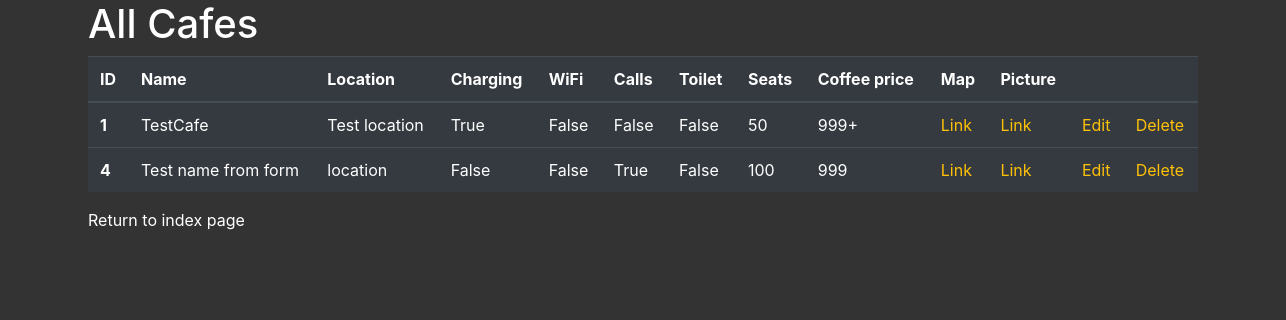
Before: /cafes/all_cafes with the older database file.
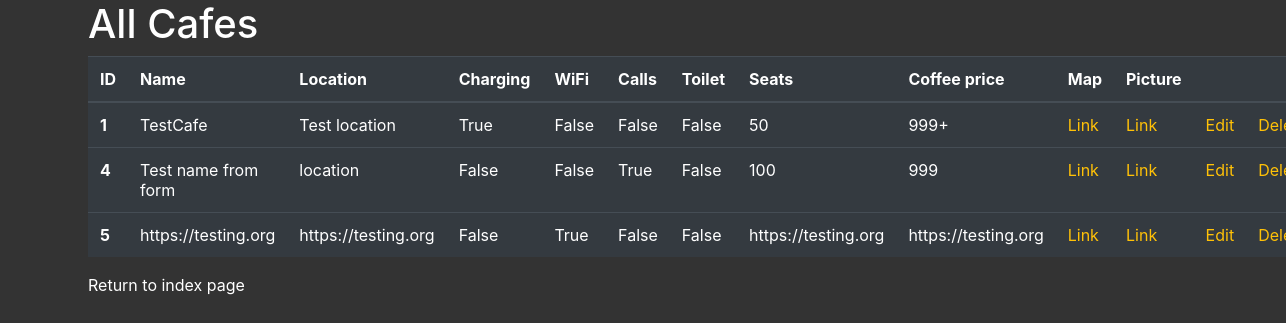
After: the same page with the newer database file.
### cafeapp/models.py (models this page shows, shortened)
class Cafe(models.Model):
    name = models.CharField(max_length=250)
    map_url = models.CharField(max_length=250)
    img_url = models.CharField(max_length=250)
    location = models.CharField(max_length=250)
    seats = models.CharField(max_length=250)
    coffee_price = models.CharField(max_length=250)
    has_sockets = models.BooleanField(default=False, choices=[(False, "False"), (True, "True")])
    has_toilet = models.BooleanField(default=False, choices=[(False, "False"), (True, "True")])
    has_wifi = models.BooleanField(default=False, choices=[(False, "False"), (True, "True")])
    can_take_calls = models.BooleanField(default=False, choices=[(False, "False"), (True, "True")])

### cafeapp/views.py (the view)
# urls.py: path('cafes/all_cafes', views.all_cafes, name='all'),
def all_cafes(request):
    cafes = Cafe.objects.all()
    context = {'cafes': cafes}
    return render(request, 'cafeapp/all.html', context)

### cafeapp/templates/cafeapp/all.html
{% load bootstrap4 %}
{% bootstrap_css %}
{% block styles %}
<link rel="stylesheet" href="/static/css/styles.css">
{% endblock %}
{% block content %}
<div class="container">
  <div class="row">
    <div class="col-12">
      <h1>All Cafes</h1>
          <table class="table table-dark">
              <thead>
              <tr>
                  <th scope="col">ID</th>
                  <th scope="col">Name</th>
                  <th scope="col">Location</th>
                  <th scope="col">Charging</th>
                  <th scope="col">WiFi</th>
                  <th scope="col">Calls</th>
                  <th scope="col">Toilet</th>
                  <th scope="col">Seats</th>
                  <th scope="col">Coffee price</th>
                  <th scope="col">Map</th>
                  <th scope="col">Picture</th>
                  <th scope="col"></th>
                  <th scope="col"></th>
              </tr>
              </thead>
              <tbody>
              {% for row in cafes %}
                  <tr>
                      <th scope="row">{{ row.id }}</th>
                      <td>{{ row.name }}</td>
                      <td>{{ row.location }}</td>
                      <td>{{ row.has_sockets }}</td>
                      <td>{{ row.has_wifi }}</td>
                      <td>{{ row.can_take_calls }}</td>
                      <td>{{ row.has_toilet }}</td>
                      <td>{{ row.seats }}</td>
                      <td>{{ row.coffee_price }}</td>
                      <td><a href="{{ row.map_url }}">Link</a></td>
                      <td><a href="{{ row.img_url }}">Link</a></td>
                      <td><a href="{% url 'cafeapp:edit' row.id%}">Edit</a></td>
                      <td><a href="{% url 'cafeapp:delete' row.id%}">Delete</a></td>
                  </tr>
              {% endfor %}
              </tbody>
  	  </table>
      <p><a onclick='window.location.href="/"'>Return to index page</a></p>
    </div>
  </div>
</div>
{% endblock %}

### cafeapp/static/css/styles.css (style rules this page uses)
a { color: #ffc107; }

Changed rows visible on the page:
added Cafe: id "5", name "https://testing.org", location "https://testing.org", has_sockets "False", has_wifi "True", can_take_calls "False", has_toilet "False", seats "https://testing.org", coffee_price "https://testing.org"
